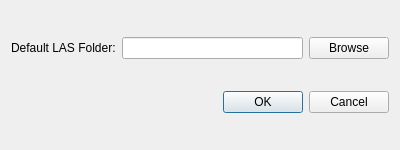
<?xml version="1.0" encoding="UTF-8"?>
<ui version="4.0">
 <class>SettingsDialog</class>
 <widget class="QDialog" name="SettingsDialog">
  <property name="geometry">
   <rect>
    <x>0</x>
    <y>0</y>
    <width>400</width>
    <height>150</height>
   </rect>
  </property>
  <property name="windowTitle">
   <string>Watcher Folder Settings</string>
  </property>
  <layout class="QVBoxLayout" name="verticalLayout">
   <item>
    <layout class="QHBoxLayout" name="horizontalLayout">
     <item>
      <widget class="QLabel" name="label">
       <property name="text">
        <string>Default LAS Folder:</string>
       </property>
      </widget>
     </item>
     <item>
      <widget class="QLineEdit" name="lasPathLineEdit"/>
     </item>
     <item>
      <widget class="QPushButton" name="browseButton">
       <property name="text">
        <string>Browse</string>
       </property>
      </widget>
     </item>
    </layout>
   </item>
   <item>
    <widget class="QDialogButtonBox" name="buttonBox">
     <property name="standardButtons">
      <set>QDialogButtonBox::Cancel|QDialogButtonBox::Ok</set>
     </property>
    </widget>
   </item>
  </layout>
 </widget>
</ui>
